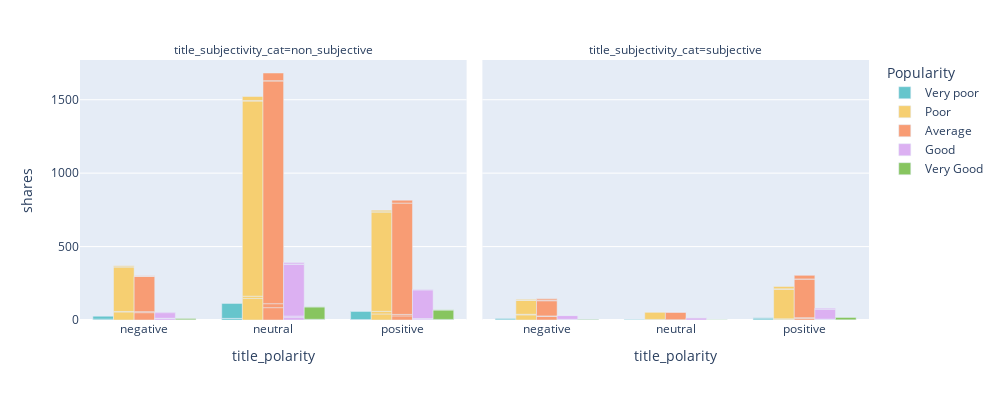

The cell this chart's notebook holds for it:
### Code cell
px.bar(df_lan_plot, y="shares", color="Popularity", barmode="group",
             x ="title_polarity", facet_col="title_subjectivity_cat",
             color_discrete_sequence = px.colors.qualitative.Pastel,
             height = 400, width = 1000,
             category_orders={"Popularity": ["Very poor", "Poor", "Average", "Good", "Very Good"],
                              })

### Figure 1 — Plotly figure (JSON) as saved in the notebook; plotly's stock layout.template omitted (floating-point values rounded to 4 significant figures)
{"data": [{"alignmentgroup": "True", "hovertemplate": "Popularity=Very poor<br>title_subjectivity_cat=non_subjective<br>title_polarity=%{x}<br>shares=%{y}<extra></extra>", "legendgroup": "Very poor", "marker": {"color": "rgb(102, 197, 204)"}, "name": "Very poor", "offsetgroup": "Very poor", "orientation": "v", "showlegend": true, "textposition": "auto", "type": "bar", "x": ["negative", "neutral", "positive", "neutral", "positive", "negative", "neutral", "positive", "positive"], "xaxis": "x", "y": [6, 10, 2, 1, 1, 20, 102, 57, 1], "yaxis": "y"}, {"alignmentgroup": "True", "hovertemplate": "Popularity=Very poor<br>title_subjectivity_cat=subjective<br>title_polarity=%{x}<br>shares=%{y}<extra></extra>", "legendgroup": "Very poor", "marker": {"color": "rgb(102, 197, 204)"}, "name": "Very poor", "offsetgroup": "Very poor", "orientation": "v", "showlegend": false, "textposition": "auto", "type": "bar", "x": ["negative", "positive", "negative", "neutral", "positive", "positive"], "xaxis": "x2", "y": [2, 1, 8, 3, 12, 2], "yaxis": "y2"}, {"alignmentgroup": "True", "hovertemplate": "Popularity=Poor<br>title_subjectivity_cat=non_subjective<br>title_polarity=%{x}<br>shares=%{y}<extra></extra>", "legendgroup": "Poor", "marker": {"color": "rgb(246, 207, 113)"}, "name": "Poor", "offsetgroup": "Poor", "orientation": "v", "showlegend": true, "textposition": "auto", "type": "bar", "x": ["negative", "neutral", "positive", "negative", "neutral", "positive", "negative", "neutral", "positive", "negative", "neutral", "positive", "negative", "neutral", "positive"], "xaxis": "x", "y": [55, 147, 41, 3, 15, 18, 303, 1329, 677, 2, 4, 1, 7, 27, 11], "yaxis": "y"}, {"alignmentgroup": "True", "hovertemplate": "Popularity=Poor<br>title_subjectivity_cat=subjective<br>title_polarity=%{x}<br>shares=%{y}<extra></extra>", "legendgroup": "Poor", "marker": {"color": "rgb(246, 207, 113)"}, "name": "Poor", "offsetgroup": "Poor", "orientation": "v", "showlegend": false, "textposition": "auto", "type": "bar", "x": ["negative", "neutral", "positive", "negative", "neutral", "positive", "negative", "neutral", "positive", "negative", "positive", "negative", "neutral", "positive"], "xaxis": "x2", "y": [35, 3, 6, 4, 1, 2, 96, 50, 202, 1, 2, 5, 1, 16], "yaxis": "y2"}, {"alignmentgroup": "True", "hovertemplate": "Popularity=Average<br>title_subjectivity_cat=non_subjective<br>title_polarity=%{x}<br>shares=%{y}<extra></extra>", "legendgroup": "Average", "marker": {"color": "rgb(248, 156, 116)"}, "name": "Average", "offsetgroup": "Average", "orientation": "v", "showlegend": true, "textposition": "auto", "type": "bar", "x": ["negative", "neutral", "positive", "negative", "neutral", "positive", "negative", "neutral", "positive", "negative", "neutral", "negative", "neutral", "positive"], "xaxis": "x", "y": [50, 84, 28, 7, 27, 10, 240, 1517, 758, 2, 2, 3, 52, 20], "yaxis": "y"}, {"alignmentgroup": "True", "hovertemplate": "Popularity=Average<br>title_subjectivity_cat=subjective<br>title_polarity=%{x}<br>shares=%{y}<extra></extra>", "legendgroup": "Average", "marker": {"color": "rgb(248, 156, 116)"}, "name": "Average", "offsetgroup": "Average", "orientation": "v", "showlegend": false, "textposition": "auto", "type": "bar", "x": ["negative", "neutral", "positive", "negative", "positive", "negative", "neutral", "positive", "negative", "positive", "negative", "neutral", "positive"], "xaxis": "x2", "y": [25, 2, 12, 3, 4, 103, 50, 263, 4, 1, 9, 3, 24], "yaxis": "y2"}, {"alignmentgroup": "True", "hovertemplate": "Popularity=Good<br>title_subjectivity_cat=non_subjective<br>title_polarity=%{x}<br>shares=%{y}<extra></extra>", "legendgroup": "Good", "marker": {"color": "rgb(220, 176, 242)"}, "name": "Good", "offsetgroup": "Good", "orientation": "v", "showlegend": true, "textposition": "auto", "type": "bar", "x": ["negative", "neutral", "positive", "negative", "neutral", "positive", "negative", "neutral", "positive", "neutral", "negative", "neutral", "positive"], "xaxis": "x", "y": [10, 19, 5, 2, 8, 5, 38, 353, 195, 2, 4, 10, 2], "yaxis": "y"}, {"alignmentgroup": "True", "hovertemplate": "Popularity=Good<br>title_subjectivity_cat=subjective<br>title_polarity=%{x}<br>shares=%{y}<extra></extra>", "legendgroup": "Good", "marker": {"color": "rgb(220, 176, 242)"}, "name": "Good", "offsetgroup": "Good", "orientation": "v", "showlegend": false, "textposition": "auto", "type": "bar", "x": ["negative", "positive", "negative", "positive", "negative", "neutral", "positive", "negative", "neutral", "positive"], "xaxis": "x2", "y": [4, 5, 1, 1, 25, 15, 66, 1, 1, 8], "yaxis": "y2"}, {"alignmentgroup": "True", "hovertemplate": "Popularity=Very Good<br>title_subjectivity_cat=non_subjective<br>title_polarity=%{x}<br>shares=%{y}<extra></extra>", "legendgroup": "Very Good", "marker": {"color": "rgb(135, 197, 95)"}, "name": "Very Good", "offsetgroup": "Very Good", "orientation": "v", "showlegend": true, "textposition": "auto", "type": "bar", "x": ["negative", "neutral", "positive", "neutral", "positive", "negative", "neutral", "positive", "neutral", "positive"], "xaxis": "x", "y": [2, 4, 2, 1, 2, 8, 84, 64, 2, 2], "yaxis": "y"}, {"alignmentgroup": "True", "hovertemplate": "Popularity=Very Good<br>title_subjectivity_cat=subjective<br>title_polarity=%{x}<br>shares=%{y}<extra></extra>", "legendgroup": "Very Good", "marker": {"color": "rgb(135, 197, 95)"}, "name": "Very Good", "offsetgroup": "Very Good", "orientation": "v", "showlegend": false, "textposition": "auto", "type": "bar", "x": ["negative", "negative", "positive", "negative", "neutral", "positive", "positive"], "xaxis": "x2", "y": [1, 1, 1, 3, 2, 18, 1], "yaxis": "y2"}], "layout": {"annotations": [{"font": {}, "showarrow": false, "text": "title_subjectivity_cat=non_subjective", "x": 0.245, "xanchor": "center", "xref": "paper", "y": 1, "yanchor": "bottom", "yref": "paper"}, {"font": {}, "showarrow": false, "text": "title_subjectivity_cat=subjective", "x": 0.755, "xanchor": "center", "xref": "paper", "y": 1, "yanchor": "bottom", "yref": "paper"}], "barmode": "group", "height": 400, "legend": {"title": {"text": "Popularity"}, "tracegroupgap": 0}, "margin": {"t": 60}, "width": 1000, "xaxis": {"anchor": "y", "domain": [0, 0.49], "title": {"text": "title_polarity"}}, "xaxis2": {"anchor": "y2", "domain": [0.51, 1], "matches": "x", "title": {"text": "title_polarity"}}, "yaxis": {"anchor": "x", "domain": [0, 1], "title": {"text": "shares"}}, "yaxis2": {"anchor": "x2", "domain": [0, 1], "matches": "y", "showticklabels": false}}}
